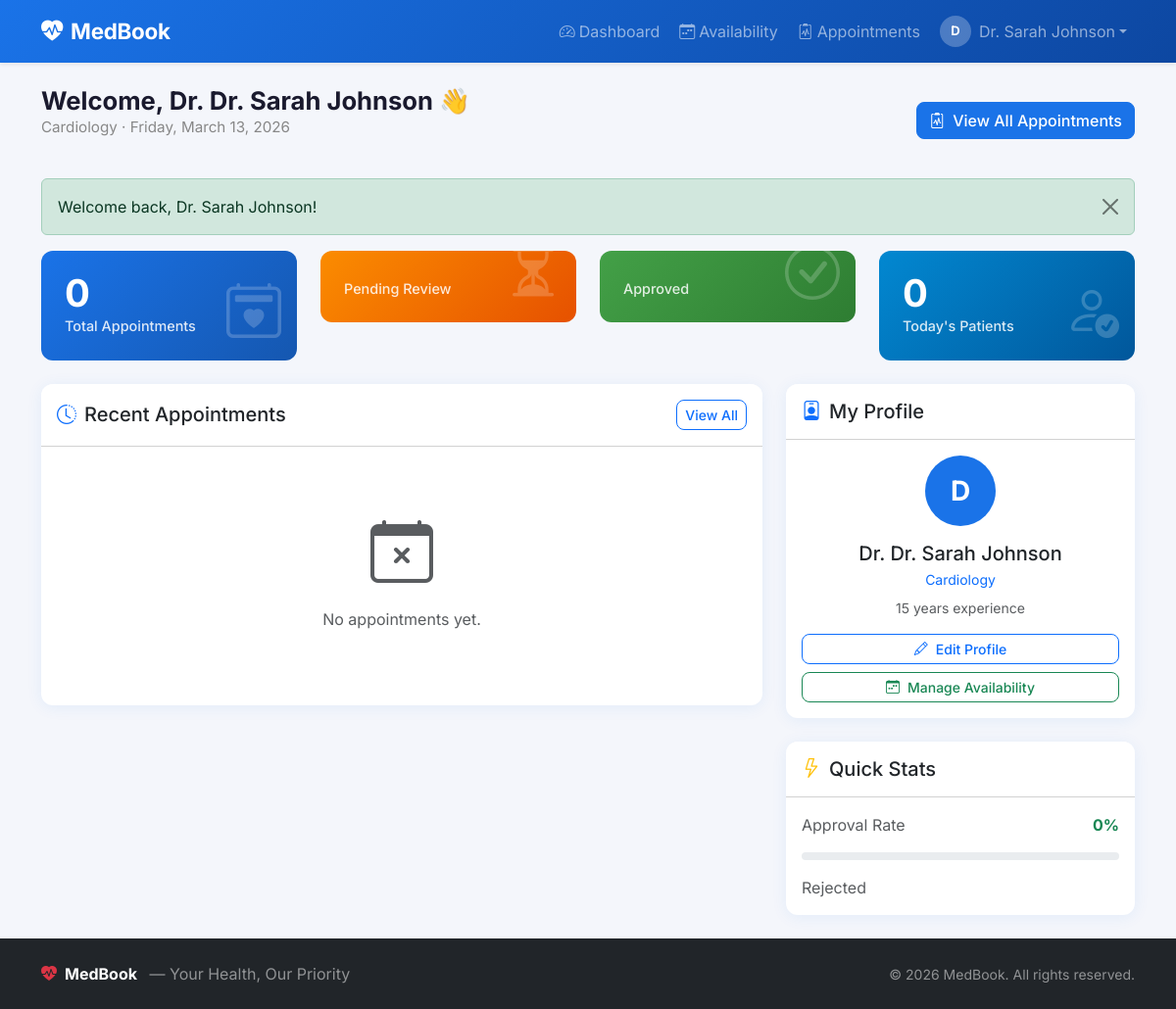
Page /doctor/dashboard.php (signed in) on the committed database.
### tables this page shows
CREATE TABLE IF NOT EXISTS users (
    id INT UNSIGNED AUTO_INCREMENT PRIMARY KEY,
    full_name VARCHAR(150) NOT NULL,
    email VARCHAR(200) NOT NULL UNIQUE,
    password VARCHAR(255) NOT NULL,            
    role ENUM('doctor','patient') NOT NULL,
    phone VARCHAR(20) DEFAULT NULL,
     
    specialty VARCHAR(100) DEFAULT NULL,
    bio TEXT DEFAULT NULL,
    experience_years TINYINT UNSIGNED DEFAULT NULL,
    consultation_fee DECIMAL(10,2) DEFAULT NULL,
    profile_image VARCHAR(255) DEFAULT NULL,
     
    is_active TINYINT(1) NOT NULL DEFAULT 1,
    created_at TIMESTAMP DEFAULT CURRENT_TIMESTAMP,
    updated_at TIMESTAMP DEFAULT CURRENT_TIMESTAMP ON UPDATE CURRENT_TIMESTAMP,
    INDEX idx_role (role),
    INDEX idx_email (email)
);

### includes/helpers.php (called while the page is built, shortened)
<?php
function e(string $str): string {
    return htmlspecialchars($str, ENT_QUOTES | ENT_HTML5, 'UTF-8');
}
function url(string $path): string {
    return SITE_URL . '/' . ltrim($path, '/');
}

### doctor/dashboard.php (the view, shortened to what this page needs)
<?php
require_once __DIR__ . '/../includes/session.php';
require_once __DIR__ . '/../includes/helpers.php';
$pdo      = getDB();
$doctorId = currentUserId();
$statsStmt = $pdo->prepare("
    SELECT
        COUNT(*) as total,
        SUM(status = 'pending')  as pending,
        SUM(status = 'approved') as approved,
        SUM(status = 'rejected') as rejected
    FROM appointments
    WHERE doctor_id = ?
");
$statsStmt->execute([$doctorId]);
$stats = $statsStmt->fetch();
$todayStmt = $pdo->prepare("
    SELECT COUNT(*) as today
    FROM appointments
    WHERE doctor_id = ? AND appointment_date = CURDATE() AND status = 'approved'
");
$todayStmt->execute([$doctorId]);
$today = $todayStmt->fetchColumn();
$recentStmt = $pdo->prepare("
    SELECT a.*, u.full_name AS patient_name, u.email AS patient_email, u.phone AS patient_phone
    FROM appointments a
    JOIN users u ON u.id = a.patient_id
    WHERE a.doctor_id = ?
    ORDER BY a.created_at DESC
    LIMIT 10
");
$recentStmt->execute([$doctorId]);
$recent = $recentStmt->fetchAll();
$doctorStmt = $pdo->prepare("SELECT * FROM users WHERE id = ?");
$doctorStmt->execute([$doctorId]);
$doctor = $doctorStmt->fetch();
require_once __DIR__ . '/../includes/header.php';
?>
<div class="d-flex justify-content-between align-items-center mb-4">
    <div>
        <h2 class="section-title mb-0">Welcome, Dr. <?= e($doctor['full_name']) ?> 👋</h2>
        <p class="section-subtitle"><?= e($doctor['specialty'] ?? 'General Physician') ?> &middot; <?= date('l, F j, Y') ?></p>
    </div>
    <a href="<?= url('doctor/appointments.php') ?>" class="btn btn-primary">
        <i class="bi bi-clipboard2-pulse me-2"></i>View All Appointments
    </a>
</div>
<div class="row g-4 mb-4">
    <div class="col-6 col-lg-3">
        <div class="stat-card bg-gradient-primary">
            <div class="stat-number"><?= $stats['total'] ?></div>
            <div class="stat-label">Total Appointments</div>
            <i class="bi bi-calendar2-heart stat-icon"></i>
        </div>
    </div>
    <div class="col-6 col-lg-3">
        <div class="stat-card bg-gradient-warning">
            <div class="stat-label">Pending Review</div>
            <i class="bi bi-hourglass-split stat-icon"></i>
        </div>
    </div>
    <div class="col-6 col-lg-3">
        <div class="stat-card bg-gradient-success">
            <div class="stat-label">Approved</div>
            <i class="bi bi-check-circle stat-icon"></i>
        </div>
    </div>
    <div class="col-6 col-lg-3">
        <div class="stat-card bg-gradient-info">
            <div class="stat-number"><?= $today ?></div>
            <div class="stat-label">Today's Patients</div>
            <i class="bi bi-person-check stat-icon"></i>
        </div>
    </div>
</div>
<div class="row g-4">
    <div class="col-lg-8">
        <div class="card">
            <div class="card-header bg-white d-flex justify-content-between align-items-center py-3">
                <h5 class="mb-0"><i class="bi bi-clock-history me-2 text-primary"></i>Recent Appointments</h5>
                <a href="<?= url('doctor/appointments.php') ?>" class="btn btn-sm btn-outline-primary">View All</a>
            </div>
            <div class="card-body p-0">
                <?php if (empty($recent)): ?>
                    <div class="empty-state">
                        <i class="bi bi-calendar-x text-muted"></i>
                        <p class="mt-2 text-muted">No appointments yet.</p>
                    </div>
                <?php endif; ?>
            </div>
        </div>
    </div>
    <div class="col-lg-4">
        <div class="card">
            <div class="card-header bg-white py-3">
                <h5 class="mb-0"><i class="bi bi-person-badge me-2 text-primary"></i>My Profile</h5>
            </div>
            <div class="card-body text-center">
                <div class="avatar-lg mx-auto mb-3"><?= strtoupper(substr($doctor['full_name'], 0, 1)) ?></div>
                <h5 class="fw-700 mb-1">Dr. <?= e($doctor['full_name']) ?></h5>
                <p class="text-primary small mb-2"><?= e($doctor['specialty'] ?? '—') ?></p>
                <?php if ($doctor['experience_years']): ?>
                    <p class="text-muted small mb-3"><?= $doctor['experience_years'] ?> years experience</p>
                <?php endif; ?>
                <div class="d-grid gap-2">
                    <a href="<?= url('doctor/profile.php') ?>" class="btn btn-outline-primary btn-sm">
                        <i class="bi bi-pencil me-2"></i>Edit Profile
                    </a>
                    <a href="<?= url('doctor/availability.php') ?>" class="btn btn-outline-success btn-sm">
                        <i class="bi bi-calendar-week me-2"></i>Manage Availability
                    </a>
                </div>
            </div>
        </div>
        <div class="card mt-4">
            <div class="card-header bg-white py-3">
                <h5 class="mb-0"><i class="bi bi-lightning me-2 text-warning"></i>Quick Stats</h5>
            </div>
            <div class="card-body">
                <div class="d-flex justify-content-between mb-3">
                    <span class="text-muted">Approval Rate</span>
                    <strong class="text-success">
                        <?php
                        $rate = $stats['total'] > 0
                            ? round(($stats['approved'] / $stats['total']) * 100)
                            : 0;
                        echo $rate . '%';
                        ?>
                    </strong>
                </div>
                <div class="progress mb-3" style="height:8px;">
                </div>
                <div class="d-flex justify-content-between">
                    <span class="text-muted">Rejected</span>
                </div>
            </div>
        </div>
    </div>
</div>
<?php require_once __DIR__ . '/../includes/footer.php'; ?>

### assets/css/style.css (style rules this page uses)
:root { --primary: #1a73e8; --primary-dark: #0d47a1; --success: #2e7d32; --danger: #c62828; --warning: #f57c00; --light-bg: #f4f6fb; --card-shadow: 0 2px 16px rgba(26, 115, 232, 0.08); --border-r: 12px; }
body { font-family: 'Inter', 'Segoe UI', Arial, sans-serif; background: var(--light-bg); color: #333; min-height: 100vh; display: flex; flex-direction: column; }
.avatar-lg { width: 72px; height: 72px; background: var(--primary); border-radius: 50%; display: inline-flex; align-items: center; justify-content: center; font-weight: 700; font-size: 28px; color: #fff; flex-shrink: 0; }
.card { border: none !important; border-radius: var(--border-r) !important; box-shadow: var(--card-shadow) !important; }
.card-header { border-radius: var(--border-r) var(--border-r) 0 0 !important; font-weight: 600; }
.stat-card { border-radius: var(--border-r); padding: 24px; color: #fff; position: relative; overflow: hidden; transition: transform 0.2s; }
.stat-card .stat-icon { font-size: 3.5rem; opacity: 0.2; position: absolute; right: 16px; bottom: 8px; }
.stat-card .stat-number { font-size: 2.4rem; font-weight: 700; line-height: 1; margin-bottom: 4px; }
.stat-card .stat-label { font-size: 0.9rem; opacity: 0.85; font-weight: 500; }
.bg-gradient-primary { background: linear-gradient(135deg, #1a73e8, #1557b0); }
.bg-gradient-success { background: linear-gradient(135deg, #43a047, #2e7d32); }
.bg-gradient-warning { background: linear-gradient(135deg, #fb8c00, #e65100); }
.bg-gradient-info { background: linear-gradient(135deg, #0288d1, #01579b); }
.btn { border-radius: 8px; font-weight: 500; transition: all 0.2s; }
.btn-primary { background: var(--primary); border-color: var(--primary); }
.empty-state { text-align: center; padding: 60px 20px; color: #aaa; }
.empty-state i { font-size: 4rem; margin-bottom: 16px; }
.section-title { font-size: 1.6rem; font-weight: 700; color: #1a1a2e; margin-bottom: 4px; }
.section-subtitle { color: #888; font-size: 0.95rem; }

### rows in the picture
users: full_name "Dr. Sarah Johnson", specialty "Cardiology", full_name "D", experience_years "15"

### other values in the picture
SITE_NAME "MedBook"
substr($_SESSION['user_name'] ?? 'U', 0, 1) "D"
$_SESSION['user_name'] "Dr. Sarah Johnson"
$msg "Welcome back, Dr. Sarah Johnson!"
$stats['total'] "0"
$today "0"
$rate "0"
